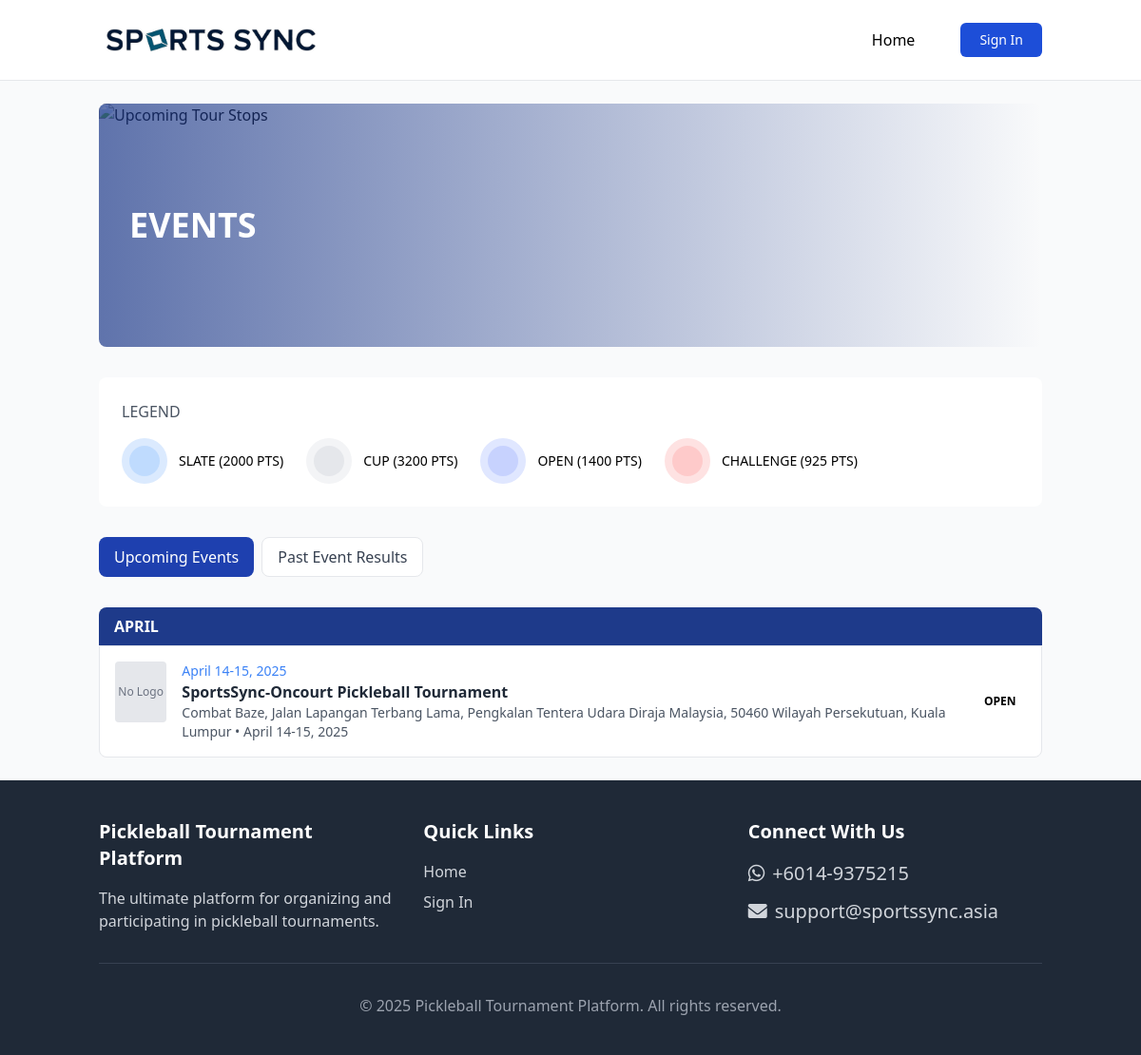
The app's page /events with its own data.
### app/models.py (models this page shows, shortened)
class Tournament(db.Model):
    id = db.Column(db.Integer, primary_key=True)
    name = db.Column(db.String(100), nullable=False)
    organizer_id = db.Column(db.Integer, db.ForeignKey('user.id'))
    location = db.Column(db.String(200))
    description = db.Column(db.Text)
    start_date = db.Column(db.DateTime)
    end_date = db.Column(db.DateTime)
    registration_deadline = db.Column(db.DateTime)
    tier = db.Column(Enum(TournamentTier), default=TournamentTier.OPEN)
    format = db.Column(Enum(TournamentFormat), default=TournamentFormat.SINGLE_ELIMINATION)
    status = db.Column(Enum(TournamentStatus), default=TournamentStatus.UPCOMING)
    prize_pool = db.Column(db.Float)
    logo = db.Column(db.String(255))
    banner = db.Column(db.String(255))
    created_at = db.Column(db.DateTime, index=True, default=datetime.utcnow)
    venue_id = db.Column(db.Integer, db.ForeignKey('venue.id'), nullable=True)
    is_featured = db.Column(db.Boolean, default=False)
    featured_image = db.Column(db.String(255))
    total_cash_prize = db.Column(db.Float, default=0.0)  # Total cash across all categories
    total_prize_value = db.Column(db.Float, default=0.0)  # Including merchandise value
    prize_structure_description = db.Column(db.Text, nullable=True)  # Tournament-wide description
    payment_bank_name = db.Column(db.String(100), nullable=True)
    payment_account_number = db.Column(db.String(50), nullable=True)
    payment_account_name = db.Column(db.String(100), nullable=True)
    payment_reference_prefix = db.Column(db.String(20), nullable=True)
    payment_qr_code = db.Column(db.String(255), nullable=True)
    payment_instructions = db.Column(db.Text, nullable=True)
    door_gifts = db.Column(db.Text, nullable=True)
    door_gifts_image = db.Column(db.String(255), nullable=True)
    categories = db.relationship('TournamentCategory', backref='tournament', lazy='dynamic')

### app/main/routes.py (the view)
@bp.route('/events')
def events():
    upcoming_tournaments = Tournament.query.filter(Tournament.status != TournamentStatus.COMPLETED).order_by(Tournament.start_date).all()
    past_tournaments = Tournament.query.filter_by(status=TournamentStatus.COMPLETED).order_by(Tournament.end_date.desc()).all()
    upcoming_by_month = {}
    for tournament in upcoming_tournaments:
        month = tournament.start_date.strftime('%B').upper()
        if month not in upcoming_by_month:
            upcoming_by_month[month] = []
        upcoming_by_month[month].append(tournament)
    past_by_month = {}
    for tournament in past_tournaments:
        print(tournament.winners_by_category)
        month = tournament.end_date.strftime('%B').upper()
        if month not in past_by_month:
            past_by_month[month] = []
        past_by_month[month].append(tournament)
    tiers = current_app.config['TOURNAMENT_TIERS']
    return render_template('main/events.html',
                           title='Events',
                           upcoming_by_month=upcoming_by_month,
                           past_by_month=past_by_month,
                           tiers=tiers)

### app/templates/main/events.html (shortened to what this page needs)
{% extends "base.html" %}
{% block content %}
<div class="relative w-full h-64 rounded-lg overflow-hidden mb-8">
    <img src="/static/images/placeholders/banners/events_banner.jpg" alt="Upcoming Tour Stops" class="w-full h-full object-cover">
    <div class="absolute inset-0 bg-gradient-to-r from-blue-900/70 to-transparent flex items-center">
        <h1 class="text-4xl font-bold text-white px-8">EVENTS</h1>
    </div>
</div>
<div class="bg-white rounded-lg p-6 mb-8">
    <h2 class="text-gray-600 font-medium mb-4">LEGEND</h2>
    <div class="flex flex-wrap gap-6">
        {% for tier in tiers %}
            <div class="flex items-center gap-3">
                <div class="w-12 h-12 flex items-center justify-center bg-{{ tier.color }}-100 rounded-full">
                    <div class="w-8 h-8 bg-{{ tier.color }}-200 rounded-full"></div>
                </div>
                <span class="text-sm">{{ tier.name }} ({{ tier.points }} PTS)</span>
            </div>
        {% endfor %}
    </div>
</div>
<div class="tabs-container">
    <div class="flex gap-2 mb-8">
        <button id="upcoming-tab" class="tab tab-active py-2 px-4 bg-blue-800 text-white rounded-lg" data-target="upcoming-events">Upcoming Events</button>
        <button id="past-tab" class="tab tab-inactive py-2 px-4 bg-white text-gray-700 border border-gray-200 rounded-lg" data-target="past-events">Past Event Results</button>
    </div>
    <div id="upcoming-events" class="tab-content space-y-6">
        {% if upcoming_by_month %}
            {% for month, tournaments in upcoming_by_month.items() %}
                <div class="month-section">
                    <div class="bg-blue-900 text-white font-bold py-2 px-4 rounded-t-lg">{{ month }}</div>
                    <div class="events-list">
                        {% for tournament in tournaments %}
                            <a href="{{ url_for('main.tournament_detail', id=tournament.id) }}" class="block hover:bg-blue-50 transition-colors">
                                <div class="bg-white border border-gray-200 p-4 rounded-b-lg {% if not loop.last %}mb-px{% endif %} flex justify-between items-center">
                                    <div class="flex gap-4">
                                        {% if tournament.logo %}
                                            <img src="{{ tournament.logo }}" alt="{{ tournament.name }} logo" class="w-16 h-16 object-contain">
                                        {% else %}
                                            <div class="w-16 h-16 bg-gray-200 flex items-center justify-center rounded">
                                                <span class="text-gray-500 text-xs">No Logo</span>
                                            </div>
                                        {% endif %}
                                        <div>
                                            <div class="text-blue-500 text-sm">{{ tournament.start_date.strftime('%B %d') }}-{{ tournament.end_date.strftime('%d, %Y') }}</div>
                                            <h3 class="font-bold text-gray-800">{{ tournament.name }}</h3>
                                            <p class="text-sm text-gray-600">{{ tournament.location }} • {{ tournament.start_date.strftime('%B %d') }}-{{ tournament.end_date.strftime('%d, %Y') }}</p>
                                        </div>
                                    </div>
                                    <div class="w-16 h-16 flex items-center justify-center bg-{{ tournament.tier.value|lower }}-100 rounded-full">
                                        <div class="text-xs font-bold">{{ tournament.tier.value }}</div>
                                    </div>
                                </div>
                            </a>
                        {% endfor %}
                    </div>
                </div>
            {% endfor %}
        {% else %}
            <div class="bg-white p-6 rounded-lg shadow-sm">
                <p class="text-gray-600 text-center">No upcoming events at this time. Check back soon!</p>
            </div>
        {% endif %}
    </div>
</div>
{% endblock %}

### app/static/css/main.css (style rules this page uses)
.tab { @apply py-2 px-4 border-b-2 font-medium text-sm; }
.tab-active { @apply border-blue-500 text-blue-600; }
.tab-inactive { @apply border-transparent text-gray-500 hover:text-gray-700 hover:border-gray-300; }

### records on screen
Tournament: shows "No Logo", start_date "April 14", end_date "15, 2025", name "SportsSync-Oncourt Pickleball Tournament", location "Combat Baze, Jalan Lapangan Terbang Lama, Pengkalan Tentera Udara Diraja Malaysia, 50460 Wilayah Persekutuan, Kuala Lumpur", tier.value "OPEN"

### other values on screen
{{ tier.name }} "SLATE" "CUP" "OPEN" "CHALLENGE"
{{ tier.points }} "2000" "3200" "1400" "925"
{{ month }} "APRIL"
{{ now.year if now else 2025 }} "2025"
